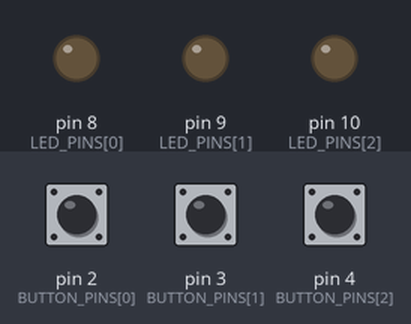
The sketch below on a simulated Arduino Uno, built with avr-gcc and run on an emulated ATmega328P. On the bench: output pins drawn as LEDs (lit = HIGH). The test bench sets the inputs (shaded band); at power-on: pin 2 (BUTTON_PINS[0]) HIGH, pin 3 (BUTTON_PINS[1]) HIGH, pin 4 (BUTTON_PINS[2]) HIGH. What the sketch prints to the serial monitor is not drawn.

Above: at 1.2 s.
1.3 s: pin 2 (BUTTON_PINS[0]) pulled LOW for 0.15 s
At 2.1 s:
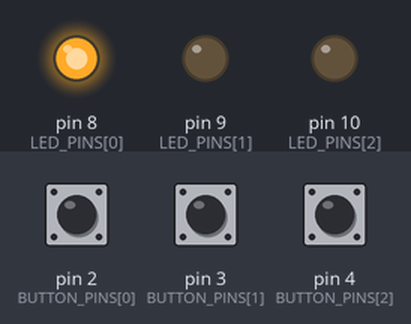
2.9 s: pin 3 (BUTTON_PINS[1]) pulled LOW for 0.15 s
At 3.2 s:
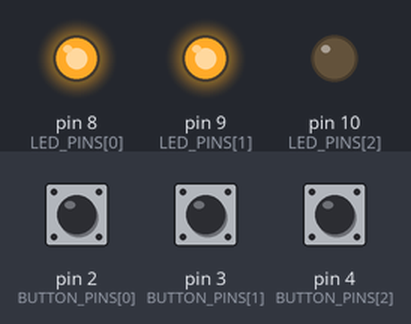
4.5 s: pin 4 (BUTTON_PINS[2]) pulled LOW for 0.15 s
At 5.7 s:
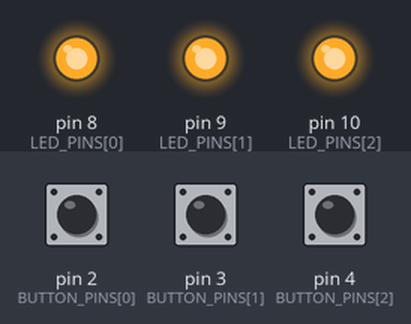
6.1 s: pin 2 (BUTTON_PINS[0]) pulled LOW for 1 s
At 6.9 s:
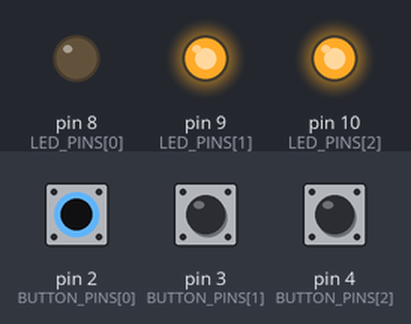
8.6 s: pin 3 (BUTTON_PINS[1]) pulled LOW for 1 s
At 10.0 s:
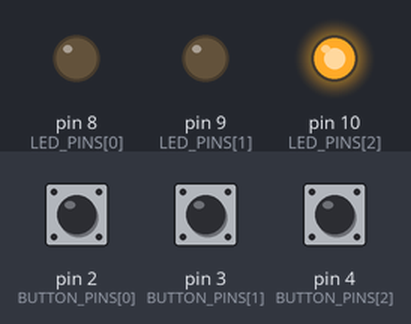
11.1 s: pin 2 (BUTTON_PINS[0]) pulled LOW for 0.15 s
At 11.9 s:
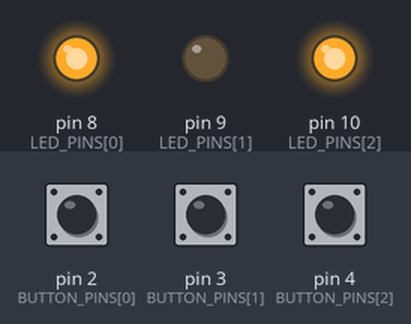
Timing chart, 0 to 13.7 s (numbered marks = the images above; inputs shaded):
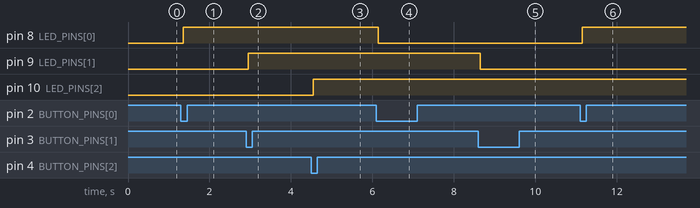

Measured:
- after the input at 1.3 s, pin 8 (LED_PINS[0]): LOW → HIGH after 0.05 s
- after the input at 2.9 s, pin 9 (LED_PINS[1]): LOW → HIGH after 0.05 s
- after the input at 4.5 s, pin 10 (LED_PINS[2]): LOW → HIGH after 0.05 s
- after the input at 6.1 s, pin 8 (LED_PINS[0]): HIGH → LOW after 0.05 s
- after the input at 8.6 s, pin 9 (LED_PINS[1]): HIGH → LOW after 0.05 s
- after the input at 11.1 s, pin 8 (LED_PINS[0]): LOW → HIGH after 0.05 s

The sketch:

_____.ino
```cpp
/*
 * 实验名称：多按键控制多 LED
 * 实验目的：使用多个按键分别控制多个 LED
 *
 * 硬件连接：
 *   按键1 → D2，按键2 → D3，按键3 → D4
 *   LED1 → D8，LED2 → D9，LED3 → D10
 *   所有按键另一端 → GND
 *   所有 LED 通过 220Ω 电阻接 GND
 */

// 按键和 LED 数量
const int NUM_BUTTONS = 3;
const int NUM_LEDS = 3;

// 引脚定义
const int BUTTON_PINS[NUM_BUTTONS] = {2, 3, 4};
const int LED_PINS[NUM_LEDS] = {8, 9, 10};

// 消抖相关
const unsigned long DEBOUNCE_DELAY = 50;
int lastButtonStates[NUM_BUTTONS];
int buttonStates[NUM_BUTTONS];
unsigned long lastDebounceTimes[NUM_BUTTONS];
bool ledStates[NUM_LEDS];

void setup() {
  for (int i = 0; i < NUM_BUTTONS; i++) {
    pinMode(BUTTON_PINS[i], INPUT_PULLUP);
    lastButtonStates[i] = HIGH;
    buttonStates[i] = HIGH;
    lastDebounceTimes[i] = 0;
  }

  for (int i = 0; i < NUM_LEDS; i++) {
    pinMode(LED_PINS[i], OUTPUT);
    ledStates[i] = false;
    digitalWrite(LED_PINS[i], LOW);
  }

  Serial.begin(9600);
  Serial.println("多按键控制实验开始！");
  Serial.println("按键1控制LED1，按键2控制LED2，按键3控制LED3");
}

void loop() {
  for (int i = 0; i < NUM_BUTTONS; i++) {
    int reading = digitalRead(BUTTON_PINS[i]);

    if (reading != lastButtonStates[i]) {
      lastDebounceTimes[i] = millis();
    }

    if ((millis() - lastDebounceTimes[i]) > DEBOUNCE_DELAY) {
      if (reading != buttonStates[i]) {
        buttonStates[i] = reading;

        if (buttonStates[i] == LOW) {
          ledStates[i] = !ledStates[i];
          digitalWrite(LED_PINS[i], ledStates[i]);
          Serial.print("按键");
          Serial.print(i + 1);
          Serial.print(" → LED");
          Serial.print(i + 1);
          Serial.println(ledStates[i] ? " 亮" : " 灭");
        }
      }
    }

    lastButtonStates[i] = reading;
  }
}
```
